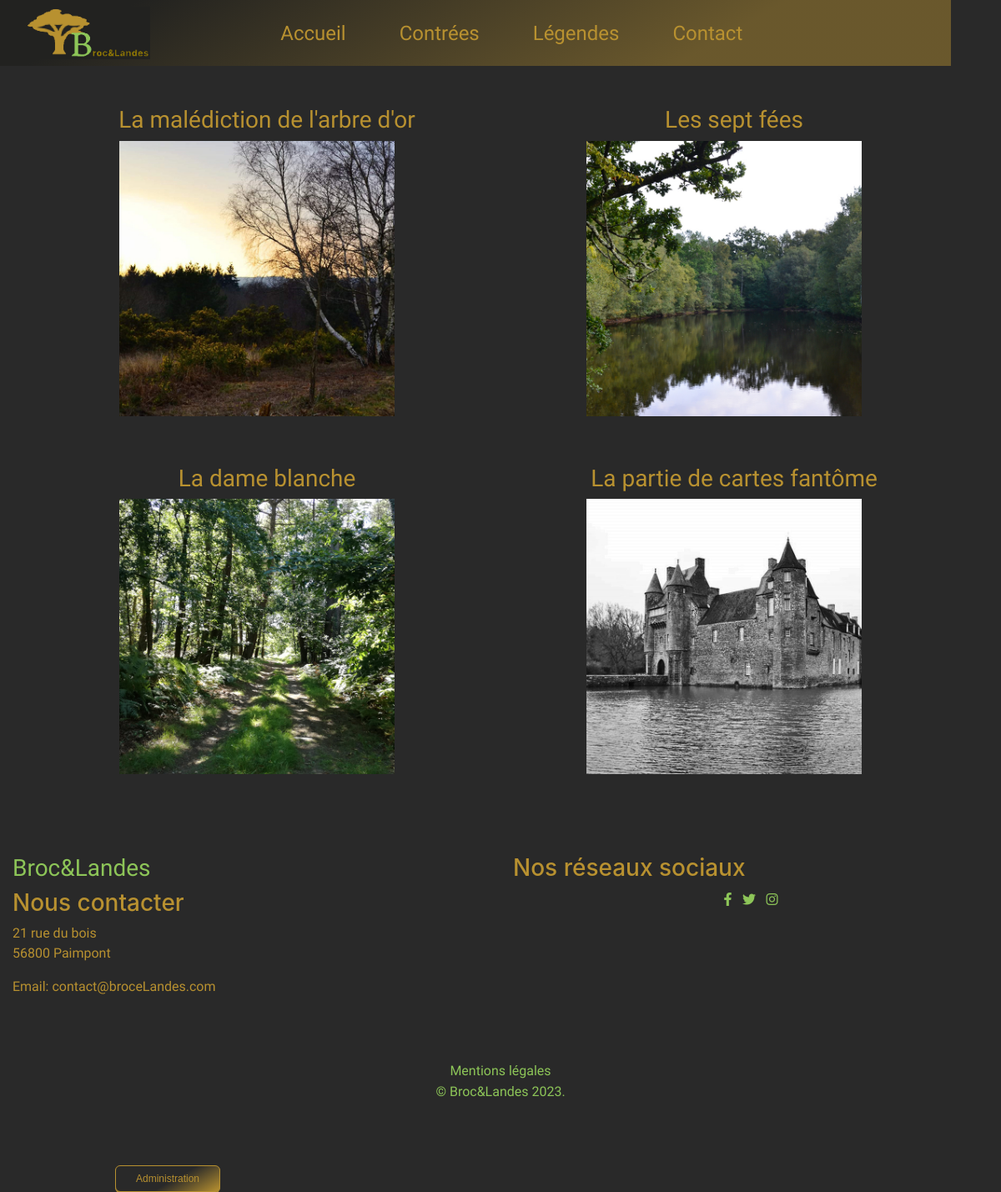
Screenshot of /?action=listeLegendes with the database file from the repository.
### tables this page shows
CREATE TABLE `legende` (
  `Id_legende` int(11) NOT NULL,
  `titre` varchar(50) NOT NULL,
  `contenu` text DEFAULT NULL,
  `photo` varchar(500) DEFAULT NULL,
  `Id_contree` int(11) DEFAULT NULL
);

### App/Controllers/listeLegendesController.php (called while the page is built, shortened)
<?php
$listeLegendes = Legende::getAll();
include_once (__DIR__ . '/../Views/viewListeLegendes.php');
?>

### index.php (called while the page is built, shortened)
<?php
require_once(__DIR__ . '/App/routage.php');
if (isset($_GET["action"])) {
    $action = $_GET["action"];
} else {
    $action = "defaut";
}
$fichier = redirectsTo($action);
include(__DIR__ . '/App/Controllers/' . $fichier);
?>

### App/Models/legende.php (called while the page is built, shortened)
<?php
class Legende extends DbConnect
{
    public static function getAll()
    {
        try {
            $cnx = self::dbConnect();
            $req = $cnx->prepare("SELECT * FROM legende");
            $req->execute();
            return $req->fetchAll(PDO::FETCH_ASSOC);
        } catch (PDOException $e) {
            die("Erreur lors de la récupération des données : " . $e->getMessage());
        }
    }
}
?>

### App/Views/viewListeLegendes.php (the view)
<?php
include_once(__DIR__ . '/viewHeader.php');
?>
<main class="container">
   <?php
   echo "<div class='grid-legendes'>";
   foreach ($listeLegendes as $legende) {
      echo "<div class='legendes'>";
      echo "<a href='./?action=detailsLegende&id=" . $legende["Id_legende"] . "' >";
      echo "<h3>{$legende["titre"]}</h3>";
      echo "<img src='Data/images/{$legende["photo"]}' alt='{$legende["titre"]}' >";
      echo "</a>";
      echo "</div>";
   }
   echo "</div>";
   ?>
</main>
<?php
include_once(__DIR__ . '/viewFooter.php');
?>

### Public/css/style.css (style rules this page uses)
:root { --vert: #8DC558; --doree: #b89130; --fond-gris-foncee: #292929; --fond-blanc: #dedddd; --fond-noir: #1c1b1b; }
* { margin: 0; padding: 0; }
h1, h2, h3 h4, p, a { font-family: 'Roboto', Helvetica, sans-serif; text-decoration: none; }
h3 { color: var(--doree); }
a { color: var(--vert); }
@media only screen and (min-width : 600px) { body { max-width: 1200px; width: 100%; min-height: 1200px; margin: 0 auto; background-color: var(--fond-gris-foncee); background-size: cover; color: var(--doree); } }
@media only screen and (min-width : 600px) { .contrees a, .legendes a { color: var(--doree); font-size: 2em; text-decoration: none; margin: 25px; width: 25%; } }
@media only screen and (min-width : 600px) { .grid-legendes { display: grid; grid-template-columns: repeat(2, 1fr); grid-gap: 10px; } }
@media only screen and (min-width : 600px) { .legendes { text-align: center; } }
@media only screen and (min-width : 600px) { .legendes img { max-width: 60%; height: auto; } }

### rows the page displays
legende: titre "La malédiction de l'arbre d'or", photo (picture)
legende: titre "Les sept fées", photo (picture)
legende: titre "La dame blanche", photo (picture)
legende: titre "La partie de cartes fantôme", photo (picture)
